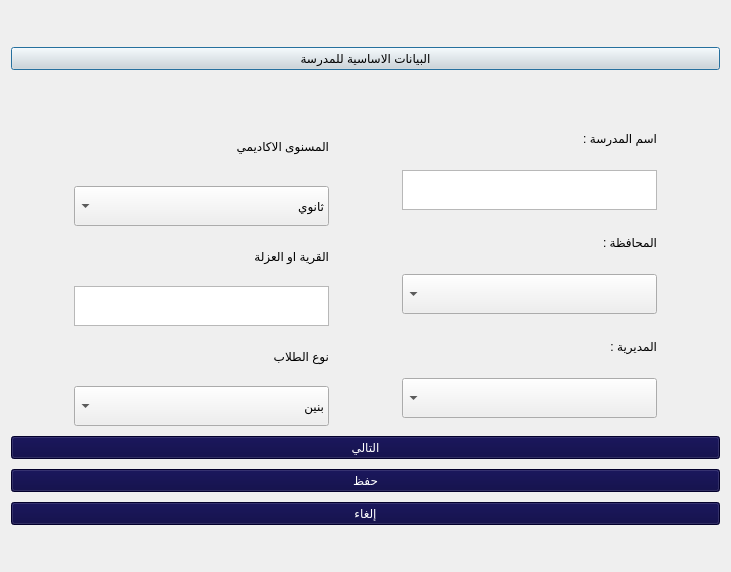
<?xml version="1.0" encoding="UTF-8"?>
<ui version="4.0">
 <class>dialog</class>
 <widget class="QDialog" name="dialog">
  <property name="windowModality">
   <enum>Qt::ApplicationModal</enum>
  </property>
  <property name="enabled">
   <bool>true</bool>
  </property>
  <property name="geometry">
   <rect>
    <x>0</x>
    <y>0</y>
    <width>731</width>
    <height>572</height>
   </rect>
  </property>
  <property name="windowTitle">
   <string>التهيئة</string>
  </property>
  <property name="windowIcon">
   <iconset>
    <normaloff>icons/kisspng-computer-icons-businessperson-clip-art-3d-character-icon-vector-material-5aaef05a746085.5997945215214142344767.jpg</normaloff>icons/kisspng-computer-icons-businessperson-clip-art-3d-character-icon-vector-material-5aaef05a746085.5997945215214142344767.jpg</iconset>
  </property>
  <property name="whatsThis">
   <string/>
  </property>
  <property name="layoutDirection">
   <enum>Qt::LeftToRight</enum>
  </property>
  <property name="autoFillBackground">
   <bool>true</bool>
  </property>
  <property name="modal">
   <bool>false</bool>
  </property>
  <layout class="QVBoxLayout" name="verticalLayout_3">
   <property name="spacing">
    <number>10</number>
   </property>
   <property name="sizeConstraint">
    <enum>QLayout::SetDefaultConstraint</enum>
   </property>
   <item>
    <widget class="QPushButton" name="labAddSchool">
     <property name="styleSheet">
      <string notr="true">background-color:rgb(223, 221, 220);
color:rgb(0, 0, 0);

font: 18pt &quot;Mohammad Annoktah&quot;;</string>
     </property>
     <property name="text">
      <string>البيانات الاساسية للمدرسة</string>
     </property>
    </widget>
   </item>
   <item>
    <layout class="QVBoxLayout" name="verticalLayout_4">
     <item>
      <layout class="QHBoxLayout" name="horizontalLayout">
       <property name="spacing">
        <number>10</number>
       </property>
       <item>
        <layout class="QVBoxLayout" name="verticalLayout_2">
         <item>
          <widget class="QLabel" name="label_4">
           <property name="maximumSize">
            <size>
             <width>255</width>
             <height>60</height>
            </size>
           </property>
           <property name="styleSheet">
            <string notr="true">font: 10pt &quot;Mohammad Annoktah&quot;;</string>
           </property>
           <property name="text">
            <string>المسنوى الاكاديمي</string>
           </property>
          </widget>
         </item>
         <item>
          <widget class="QComboBox" name="comboAcademicLevel">
           <property name="maximumSize">
            <size>
             <width>255</width>
             <height>40</height>
            </size>
           </property>
           <property name="layoutDirection">
            <enum>Qt::RightToLeft</enum>
           </property>
           <property name="styleSheet">
            <string notr="true">font: 10pt &quot;Mohammad Annoktah&quot;;</string>
           </property>
           <item>
            <property name="text">
             <string>ثانوي</string>
            </property>
           </item>
           <item>
            <property name="text">
             <string>إعدادي</string>
            </property>
           </item>
           <item>
            <property name="text">
             <string>إبتدائي</string>
            </property>
           </item>
           <item>
            <property name="text">
             <string>أساسي</string>
            </property>
           </item>
           <item>
            <property name="text">
             <string>شامل</string>
            </property>
           </item>
          </widget>
         </item>
         <item>
          <widget class="QLabel" name="label_3">
           <property name="maximumSize">
            <size>
             <width>255</width>
             <height>40</height>
            </size>
           </property>
           <property name="styleSheet">
            <string notr="true">font: 10pt &quot;Mohammad Annoktah&quot;;</string>
           </property>
           <property name="text">
            <string>القرية او العزلة</string>
           </property>
          </widget>
         </item>
         <item>
          <widget class="QTextEdit" name="txtVillage">
           <property name="maximumSize">
            <size>
             <width>255</width>
             <height>40</height>
            </size>
           </property>
           <property name="styleSheet">
            <string notr="true">font: 75 11pt &quot;MS Shell Dlg 2&quot;;</string>
           </property>
           <property name="inputMethodHints">
            <set>Qt::ImhPreferNumbers</set>
           </property>
          </widget>
         </item>
         <item>
          <widget class="QLabel" name="label_7">
           <property name="maximumSize">
            <size>
             <width>255</width>
             <height>40</height>
            </size>
           </property>
           <property name="styleSheet">
            <string notr="true">font: 10pt &quot;Mohammad Annoktah&quot;;</string>
           </property>
           <property name="text">
            <string>نوع الطلاب</string>
           </property>
          </widget>
         </item>
         <item>
          <widget class="QComboBox" name="comboGenderType">
           <property name="maximumSize">
            <size>
             <width>255</width>
             <height>40</height>
            </size>
           </property>
           <property name="layoutDirection">
            <enum>Qt::RightToLeft</enum>
           </property>
           <property name="styleSheet">
            <string notr="true">font: 10pt &quot;Mohammad Annoktah&quot;;</string>
           </property>
           <item>
            <property name="text">
             <string>بنين</string>
            </property>
           </item>
           <item>
            <property name="text">
             <string>بنات</string>
            </property>
           </item>
           <item>
            <property name="text">
             <string>مختلط</string>
            </property>
           </item>
          </widget>
         </item>
        </layout>
       </item>
       <item>
        <layout class="QVBoxLayout" name="verticalLayout" stretch="0,0,0,0,0,0">
         <item>
          <widget class="QLabel" name="label_5">
           <property name="maximumSize">
            <size>
             <width>255</width>
             <height>40</height>
            </size>
           </property>
           <property name="styleSheet">
            <string notr="true">font: 10pt &quot;Mohammad Annoktah&quot;;</string>
           </property>
           <property name="text">
            <string>اسم المدرسة :  </string>
           </property>
          </widget>
         </item>
         <item>
          <widget class="QTextEdit" name="txtSchoolName">
           <property name="maximumSize">
            <size>
             <width>255</width>
             <height>40</height>
            </size>
           </property>
           <property name="styleSheet">
            <string notr="true">font: 75 11pt &quot;MS Shell Dlg 2&quot;;</string>
           </property>
           <property name="inputMethodHints">
            <set>Qt::ImhDigitsOnly|Qt::ImhMultiLine|Qt::ImhPreferNumbers</set>
           </property>
          </widget>
         </item>
         <item>
          <widget class="QLabel" name="label_2">
           <property name="maximumSize">
            <size>
             <width>255</width>
             <height>40</height>
            </size>
           </property>
           <property name="styleSheet">
            <string notr="true">font: 10pt &quot;Mohammad Annoktah&quot;;</string>
           </property>
           <property name="text">
            <string>المحافظة : </string>
           </property>
          </widget>
         </item>
         <item>
          <widget class="QComboBox" name="comboCity">
           <property name="maximumSize">
            <size>
             <width>255</width>
             <height>40</height>
            </size>
           </property>
           <property name="layoutDirection">
            <enum>Qt::RightToLeft</enum>
           </property>
           <property name="styleSheet">
            <string notr="true">font: 10pt &quot;Mohammad Annoktah&quot;;</string>
           </property>
          </widget>
         </item>
         <item>
          <widget class="QLabel" name="label_6">
           <property name="maximumSize">
            <size>
             <width>255</width>
             <height>40</height>
            </size>
           </property>
           <property name="styleSheet">
            <string notr="true">font: 10pt &quot;Mohammad Annoktah&quot;;</string>
           </property>
           <property name="text">
            <string>المديرية : </string>
           </property>
          </widget>
         </item>
         <item>
          <widget class="QComboBox" name="combDirectorates">
           <property name="maximumSize">
            <size>
             <width>255</width>
             <height>40</height>
            </size>
           </property>
           <property name="layoutDirection">
            <enum>Qt::RightToLeft</enum>
           </property>
           <property name="styleSheet">
            <string notr="true">font: 10pt &quot;Mohammad Annoktah&quot;;</string>
           </property>
          </widget>
         </item>
        </layout>
       </item>
      </layout>
     </item>
     <item>
      <widget class="QPushButton" name="btnSaveSchool">
       <property name="styleSheet">
        <string notr="true">background-color:rgb(4, 0, 62);
color:rgb(255, 255, 255);
font: 15pt &quot;Mohammad Annoktah&quot;;</string>
       </property>
       <property name="text">
        <string>التالي</string>
       </property>
       <property name="icon">
        <iconset>
         <normaloff>icons/arrowLeft.png</normaloff>icons/arrowLeft.png</iconset>
       </property>
      </widget>
     </item>
     <item>
      <widget class="QPushButton" name="btnUpdateSchool">
       <property name="styleSheet">
        <string notr="true">background-color:rgb(4, 0, 62);
color:rgb(255, 255, 255);
font: 15pt &quot;Mohammad Annoktah&quot;;</string>
       </property>
       <property name="text">
        <string>حفظ</string>
       </property>
      </widget>
     </item>
     <item>
      <widget class="QPushButton" name="btnCancelSchool">
       <property name="styleSheet">
        <string notr="true">background-color:rgb(4, 0, 62);
color:rgb(255, 255, 255);
font: 15pt &quot;Mohammad Annoktah&quot;;</string>
       </property>
       <property name="text">
        <string>إلغاء</string>
       </property>
      </widget>
     </item>
    </layout>
   </item>
  </layout>
 </widget>
 <tabstops>
  <tabstop>txtSchoolName</tabstop>
  <tabstop>txtVillage</tabstop>
  <tabstop>comboAcademicLevel</tabstop>
  <tabstop>comboGenderType</tabstop>
  <tabstop>labAddSchool</tabstop>
  <tabstop>comboCity</tabstop>
  <tabstop>combDirectorates</tabstop>
  <tabstop>btnSaveSchool</tabstop>
  <tabstop>btnUpdateSchool</tabstop>
  <tabstop>btnCancelSchool</tabstop>
 </tabstops>
 <resources/>
 <connections/>
</ui>
